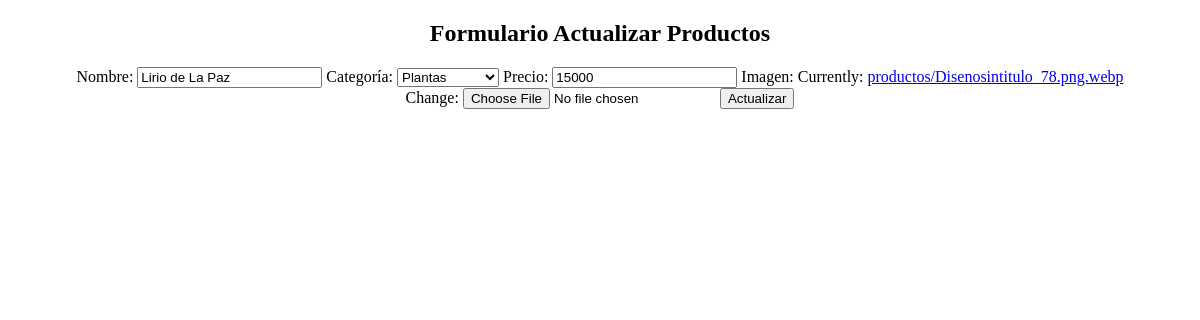
The app's page /appJardineria/productos_edit/2, older data.
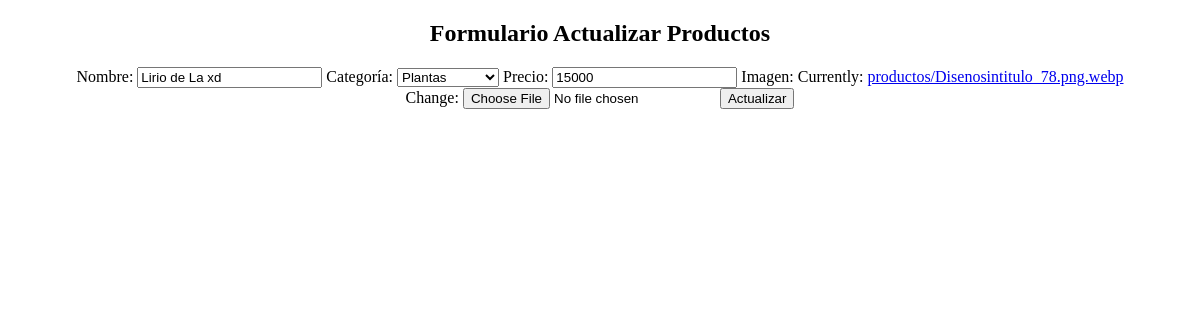
The same page, newer data.
### appJardineria/models.py (models this page shows, shortened)
class Producto(models.Model):
    id_producto      = models.AutoField(db_column='idProducto', primary_key=True)
    nombre           = models.CharField(max_length=20)
    id_categoria     = models.ForeignKey('Categoria',on_delete=models.CASCADE, db_column='idCategoria')
    precio           = models.IntegerField()
    imagen           = models.ImageField(upload_to='productos/', null=True)

### appJardineria/views.py (the view)
# urls.py: path('productos_edit/<str:pk>', views.productos_edit, name='productos_edit'),
def productos_edit(request,pk):
    try:
        producto=Producto.objects.get(id_producto=pk)
        context={}
        if producto:
            print("Producto encontrado")
            if request.method == "POST":
                print("ESTO ES UN POST")
                form=ProductoForm(request.POST, instance=producto)
                form.save()
                mensaje="Bien, datos actualizados..."
                print(mensaje)
                context= { 'producto':producto, 'form': form,'mensaje': mensaje}
                return render(request,'appJardineria/productos_edit.html', context)
            else:
                print("No es un post")
                form=ProductoForm(instance=producto)
                mensaje=""
                context={'producto':producto, 'form':form,'mensaje':mensaje}
                return render(request, 'appJardineria/productos_edit.html', context)
    except:
        print("Error, id no existe")
        productos=Producto.objects.all()
        mensaje="Error, id no existe"
        context={'mensaje':mensaje, 'productos':productos}
        return render(request, 'appJardineria/productos_list.html', context)

### appJardineria/forms.py
class ProductoForm(ModelForm):
    class Meta:
        model = Producto
        fields = ['nombre','id_categoria','precio','imagen']
        labels = {
            'nombre': 'Nombre',
            'id_categoria': 'Categoría',
            'precio': 'Precio',
            'imagen': 'Imagen',
        }

### appJardineria/models.py (called while the page is built)
    def __str__(self):
        return str(self.nombre_categoria)

### appJardineria/templates/appJardineria/productos_edit.html (shortened to what this page needs)
<!DOCTYPE html>
<html lang="en">
<head>
</head>
<body>
    <div style="text-align: center;">
        {% if producto %}
            <h2>Formulario Actualizar Productos</h2>
            <form action="" method="POST">
                {{form.as_table}}
                <input type="submit" name="opcion" value="Actualizar">
            </form> <br> <br>
        {% endif %}
    </div>
    <br><br>
</body>
</html>

Row changes from the older to the newer data that the page shows:
changed Producto: nombre "Lirio de La Paz" → "Lirio de La xd"
